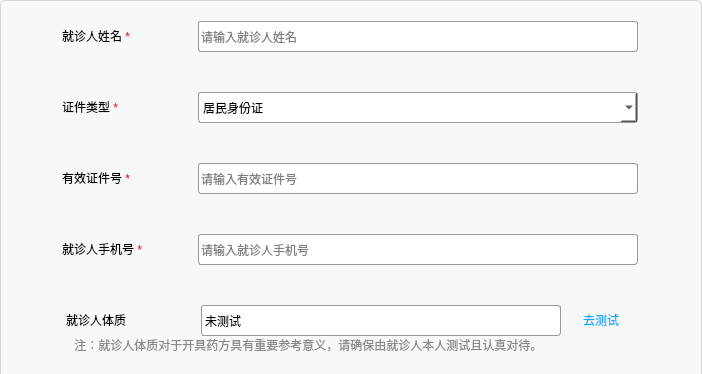
                   <widget class="QFrame" name="frame_10">
                    <property name="styleSheet">
                     <string notr="true">QFrame{
background-color: #F7F8FA;
border:1px solid #d5d5d5;
border-bottom:0;
border-radius:0;
border-top-left-radius:6px;
border-top-right-radius:6px;
}
QLabel{
border:0;
	font: 11pt &quot;微软雅黑&quot;;
}</string>
                    </property>
                    <property name="frameShape">
                     <enum>QFrame::StyledPanel</enum>
                    </property>
                    <property name="frameShadow">
                     <enum>QFrame::Raised</enum>
                    </property>
                    <layout class="QVBoxLayout" name="verticalLayout_41">
                     <item>
                      <layout class="QHBoxLayout" name="horizontalLayout_33">
                       <item>
                        <spacer name="horizontalSpacer_33">
                         <property name="orientation">
                          <enum>Qt::Horizontal</enum>
                         </property>
                         <property name="sizeHint" stdset="0">
                          <size>
                           <width>40</width>
                           <height>20</height>
                          </size>
                         </property>
                        </spacer>
                       </item>
                       <item>
                        <widget class="QFrame" name="frame_11">
                         <property name="sizePolicy">
                          <sizepolicy hsizetype="Preferred" vsizetype="Expanding">
                           <horstretch>0</horstretch>
                           <verstretch>0</verstretch>
                          </sizepolicy>
                         </property>
                         <property name="styleSheet">
                          <string notr="true">border:0;</string>
                         </property>
                         <property name="frameShape">
                          <enum>QFrame::StyledPanel</enum>
                         </property>
                         <property name="frameShadow">
                          <enum>QFrame::Raised</enum>
                         </property>
                         <layout class="QVBoxLayout" name="verticalLayout_40">
                          <property name="spacing">
                           <number>40</number>
                          </property>
                          <item>
                           <spacer name="verticalSpacer_25">
                            <property name="orientation">
                             <enum>Qt::Vertical</enum>
                            </property>
                            <property name="sizeType">
                             <enum>QSizePolicy::Expanding</enum>
                            </property>
                            <property name="sizeHint" stdset="0">
                             <size>
                              <width>20</width>
                              <height>0</height>
                             </size>
                            </property>
                           </spacer>
                          </item>
                          <item>
                           <layout class="QHBoxLayout" name="horizontalLayout_27">
                            <property name="spacing">
                             <number>10</number>
                            </property>
                            <property name="sizeConstraint">
                             <enum>QLayout::SetFixedSize</enum>
                            </property>
                            <item>
                             <widget class="QLabel" name="label_27">
                              <property name="sizePolicy">
                               <sizepolicy hsizetype="Fixed" vsizetype="Preferred">
                                <horstretch>0</horstretch>
                                <verstretch>0</verstretch>
                               </sizepolicy>
                              </property>
                              <property name="minimumSize">
                               <size>
                                <width>125</width>
                                <height>0</height>
                               </size>
                              </property>
                              <property name="maximumSize">
                               <size>
                                <width>125</width>
                                <height>16777215</height>
                               </size>
                              </property>
                              <property name="text">
                               <string>&lt;span style='color:black;'&gt;就诊人姓名&lt;/span&gt;&lt;span style='color:red;'&gt; *&lt;/span&gt;</string>
                              </property>
                             </widget>
                            </item>
                            <item>
                             <widget class="QLineEdit" name="patName_lineEdit">
                              <property name="sizePolicy">
                               <sizepolicy hsizetype="Fixed" vsizetype="Fixed">
                                <horstretch>0</horstretch>
                                <verstretch>0</verstretch>
                               </sizepolicy>
                              </property>
                              <property name="minimumSize">
                               <size>
                                <width>440</width>
                                <height>31</height>
                               </size>
                              </property>
                              <property name="maximumSize">
                               <size>
                                <width>16777215</width>
                                <height>31</height>
                               </size>
                              </property>
                              <property name="styleSheet">
                               <string notr="true">border:1px solid #999999;
border-radius:3px;
background-color: rgb(255, 255, 255);
font: 10pt &quot;微软雅黑&quot;;</string>
                              </property>
                              <property name="placeholderText">
                               <string>请输入就诊人姓名</string>
                              </property>
                             </widget>
                            </item>
                           </layout>
                          </item>
                          <item>
                           <layout class="QHBoxLayout" name="horizontalLayout_29">
                            <property name="spacing">
                             <number>10</number>
                            </property>
                            <property name="sizeConstraint">
                             <enum>QLayout::SetFixedSize</enum>
                            </property>
                            <item>
                             <widget class="QLabel" name="label_31">
                              <property name="sizePolicy">
                               <sizepolicy hsizetype="Fixed" vsizetype="Preferred">
                                <horstretch>0</horstretch>
                                <verstretch>0</verstretch>
                               </sizepolicy>
                              </property>
                              <property name="minimumSize">
                               <size>
                                <width>125</width>
                                <height>0</height>
                               </size>
                              </property>
                              <property name="maximumSize">
                               <size>
                                <width>125</width>
                                <height>16777215</height>
                               </size>
                              </property>
                              <property name="text">
                               <string>&lt;span style='color:black;'&gt;证件类型&lt;/span&gt;&lt;span style='color:red;'&gt; *&lt;/span&gt;</string>
                              </property>
                             </widget>
                            </item>
                            <item>
                             <widget class="QComboBox" name="patIDType_comboBox">
                              <property name="sizePolicy">
                               <sizepolicy hsizetype="Fixed" vsizetype="Fixed">
                                <horstretch>0</horstretch>
                                <verstretch>0</verstretch>
                               </sizepolicy>
                              </property>
                              <property name="minimumSize">
                               <size>
                                <width>440</width>
                                <height>31</height>
                               </size>
                              </property>
                              <property name="maximumSize">
                               <size>
                                <width>440</width>
                                <height>31</height>
                               </size>
                              </property>
                              <property name="styleSheet">
                               <string notr="true">background-color: rgb(255, 255, 255);
border:1px solid #999999;
border-radius:3px;
font: 10pt &quot;微软雅黑&quot;;</string>
                              </property>
                              <item>
                               <property name="text">
                                <string>居民身份证</string>
                               </property>
                              </item>
                              <item>
                               <property name="text">
                                <string>护照</string>
                               </property>
                              </item>
                              <item>
                               <property name="text">
                                <string>港澳居民来往内地通行证</string>
                               </property>
                              </item>
                              <item>
                               <property name="text">
                                <string>台湾居民来往大陆通行证</string>
                               </property>
                              </item>
                             </widget>
                            </item>
                           </layout>
                          </item>
                          <item>
                           <layout class="QHBoxLayout" name="horizontalLayout_28">
                            <property name="spacing">
                             <number>10</number>
                            </property>
                            <property name="sizeConstraint">
                             <enum>QLayout::SetFixedSize</enum>
                            </property>
                            <item>
                             <widget class="QLabel" name="label_29">
                              <property name="sizePolicy">
                               <sizepolicy hsizetype="Fixed" vsizetype="Preferred">
                                <horstretch>0</horstretch>
                                <verstretch>0</verstretch>
                               </sizepolicy>
                              </property>
                              <property name="minimumSize">
                               <size>
                                <width>125</width>
                                <height>0</height>
                               </size>
                              </property>
                              <property name="maximumSize">
                               <size>
                                <width>125</width>
                                <height>16777215</height>
                               </size>
                              </property>
                              <property name="text">
                               <string>&lt;span style='color:black;'&gt;有效证件号&lt;/span&gt;&lt;span style='color:red;'&gt; *&lt;/span&gt;</string>
                              </property>
                             </widget>
                            </item>
                            <item>
                             <widget class="QLineEdit" name="patID_lineEdit">
                              <property name="sizePolicy">
                               <sizepolicy hsizetype="Fixed" vsizetype="Fixed">
                                <horstretch>0</horstretch>
                                <verstretch>0</verstretch>
                               </sizepolicy>
                              </property>
                              <property name="minimumSize">
                               <size>
                                <width>440</width>
                                <height>31</height>
                               </size>
                              </property>
                              <property name="maximumSize">
                               <size>
                                <width>440</width>
                                <height>31</height>
                               </size>
                              </property>
                              <property name="styleSheet">
                               <string notr="true">border:1px solid #999999;
border-radius:3px;
background-color: rgb(255, 255, 255);
font: 10pt &quot;微软雅黑&quot;;</string>
                              </property>
                              <property name="placeholderText">
                               <string>请输入有效证件号</string>
                              </property>
                             </widget>
                            </item>
                           </layout>
                          </item>
                          <item>
                           <layout class="QHBoxLayout" name="horizontalLayout_30">
                            <property name="spacing">
                             <number>10</number>
                            </property>
                            <property name="sizeConstraint">
                             <enum>QLayout::SetFixedSize</enum>
                            </property>
                            <item>
                             <widget class="QLabel" name="label_33">
                              <property name="sizePolicy">
                               <sizepolicy hsizetype="Fixed" vsizetype="Preferred">
                                <horstretch>0</horstretch>
                                <verstretch>0</verstretch>
                               </sizepolicy>
                              </property>
                              <property name="minimumSize">
                               <size>
                                <width>125</width>
                                <height>0</height>
                               </size>
                              </property>
                              <property name="maximumSize">
                               <size>
                                <width>125</width>
                                <height>16777215</height>
                               </size>
                              </property>
                              <property name="text">
                               <string>&lt;span style='color:black;'&gt;就诊人手机号&lt;/span&gt;&lt;span style='color:red;'&gt; *&lt;/span&gt;</string>
                              </property>
                             </widget>
                            </item>
                            <item>
                             <widget class="QLineEdit" name="patPhone_lineEdit">
                              <property name="sizePolicy">
                               <sizepolicy hsizetype="Fixed" vsizetype="Fixed">
                                <horstretch>0</horstretch>
                                <verstretch>0</verstretch>
                               </sizepolicy>
                              </property>
                              <property name="minimumSize">
                               <size>
                                <width>440</width>
                                <height>31</height>
                               </size>
                              </property>
                              <property name="maximumSize">
                               <size>
                                <width>440</width>
                                <height>31</height>
                               </size>
                              </property>
                              <property name="styleSheet">
                               <string notr="true">border:1px solid #999999;
border-radius:3px;
background-color: rgb(255, 255, 255);
font: 10pt &quot;微软雅黑&quot;;</string>
                              </property>
                              <property name="placeholderText">
                               <string>请输入就诊人手机号</string>
                              </property>
                             </widget>
                            </item>
                           </layout>
                          </item>
                          <item>
                           <layout class="QHBoxLayout" name="horizontalLayout_32">
                            <property name="spacing">
                             <number>10</number>
                            </property>
                            <item>
                             <layout class="QVBoxLayout" name="verticalLayout_38">
                              <property name="spacing">
                               <number>0</number>
                              </property>
                              <item>
                               <layout class="QHBoxLayout" name="horizontalLayout_31">
                                <property name="spacing">
                                 <number>0</number>
                                </property>
                                <property name="sizeConstraint">
                                 <enum>QLayout::SetFixedSize</enum>
                                </property>
                                <item>
                                 <spacer name="horizontalSpacer_28">
                                  <property name="orientation">
                                   <enum>Qt::Horizontal</enum>
                                  </property>
                                  <property name="sizeType">
                                   <enum>QSizePolicy::Fixed</enum>
                                  </property>
                                  <property name="sizeHint" stdset="0">
                                   <size>
                                    <width>5</width>
                                    <height>20</height>
                                   </size>
                                  </property>
                                 </spacer>
                                </item>
                                <item>
                                 <widget class="QLabel" name="label_35">
                                  <property name="sizePolicy">
                                   <sizepolicy hsizetype="Fixed" vsizetype="Preferred">
                                    <horstretch>0</horstretch>
                                    <verstretch>0</verstretch>
                                   </sizepolicy>
                                  </property>
                                  <property name="minimumSize">
                                   <size>
                                    <width>125</width>
                                    <height>0</height>
                                   </size>
                                  </property>
                                  <property name="maximumSize">
                                   <size>
                                    <width>125</width>
                                    <height>16777215</height>
                                   </size>
                                  </property>
                                  <property name="text">
                                   <string>&lt;span style='color:black;'&gt;就诊人体质&lt;/span&gt;&lt;span style='color:red;'&gt;  &lt;/span&gt;</string>
                                  </property>
                                 </widget>
                                </item>
                                <item>
                                 <spacer name="horizontalSpacer_29">
                                  <property name="orientation">
                                   <enum>Qt::Horizontal</enum>
                                  </property>
                                  <property name="sizeType">
                                   <enum>QSizePolicy::Fixed</enum>
                                  </property>
                                  <property name="sizeHint" stdset="0">
                                   <size>
                                    <width>10</width>
                                    <height>20</height>
                                   </size>
                                  </property>
                                 </spacer>
                                </item>
                                <item>
                                 <widget class="QLabel" name="patCons_label">
                                  <property name="sizePolicy">
                                   <sizepolicy hsizetype="Fixed" vsizetype="Fixed">
                                    <horstretch>0</horstretch>
                                    <verstretch>0</verstretch>
                                   </sizepolicy>
                                  </property>
                                  <property name="minimumSize">
                                   <size>
                                    <width>360</width>
                                    <height>31</height>
                                   </size>
                                  </property>
                                  <property name="maximumSize">
                                   <size>
                                    <width>360</width>
                                    <height>31</height>
                                   </size>
                                  </property>
                                  <property name="styleSheet">
                                   <string notr="true">border:1px solid #999999;
border-radius:3px;
font: 10pt &quot;微软雅黑&quot;;
background-color: rgb(255, 255, 255);</string>
                                  </property>
                                  <property name="text">
                                   <string>未测试</string>
                                  </property>
                                 </widget>
                                </item>
                                <item>
                                 <widget class="QPushButton" name="test_btn">
                                  <property name="sizePolicy">
                                   <sizepolicy hsizetype="Fixed" vsizetype="Fixed">
                                    <horstretch>0</horstretch>
                                    <verstretch>0</verstretch>
                                   </sizepolicy>
                                  </property>
                                  <property name="minimumSize">
                                   <size>
                                    <width>80</width>
                                    <height>0</height>
                                   </size>
                                  </property>
                                  <property name="maximumSize">
                                   <size>
                                    <width>80</width>
                                    <height>16777215</height>
                                   </size>
                                  </property>
                                  <property name="cursor">
                                   <cursorShape>PointingHandCursor</cursorShape>
                                  </property>
                                  <property name="styleSheet">
                                   <string notr="true">font: 10pt &quot;微软雅黑&quot;;
color: rgb(0, 170, 255);</string>
                                  </property>
                                  <property name="text">
                                   <string>去测试</string>
                                  </property>
                                 </widget>
                                </item>
                               </layout>
                              </item>
                              <item>
                               <widget class="QLabel" name="label_30">
                                <property name="styleSheet">
                                 <string notr="true">font: 9pt &quot;微软雅黑&quot;;
color: rgb(138,138,138);</string>
                                </property>
                                <property name="text">
                                 <string>    注：就诊人体质对于开具药方具有重要参考意义，请确保由就诊人本人测试且认真对待。</string>
                                </property>
                               </widget>
                              </item>
                             </layout>
                            </item>
                           </layout>
                          </item>
                          <item>
                           <spacer name="verticalSpacer_26">
                            <property name="orientation">
                             <enum>Qt::Vertical</enum>
                            </property>
                            <property name="sizeType">
                             <enum>QSizePolicy::Expanding</enum>
                            </property>
                            <property name="sizeHint" stdset="0">
                             <size>
                              <width>20</width>
                              <height>0</height>
                             </size>
                            </property>
                           </spacer>
                          </item>
                         </layout>
                        </widget>
                       </item>
                       <item>
                        <spacer name="horizontalSpacer_34">
                         <property name="orientation">
                          <enum>Qt::Horizontal</enum>
                         </property>
                         <property name="sizeHint" stdset="0">
                          <size>
                           <width>40</width>
                           <height>20</height>
                          </size>
                         </property>
                        </spacer>
                       </item>
                      </layout>
                     </item>
                    </layout>
                   </widget>
